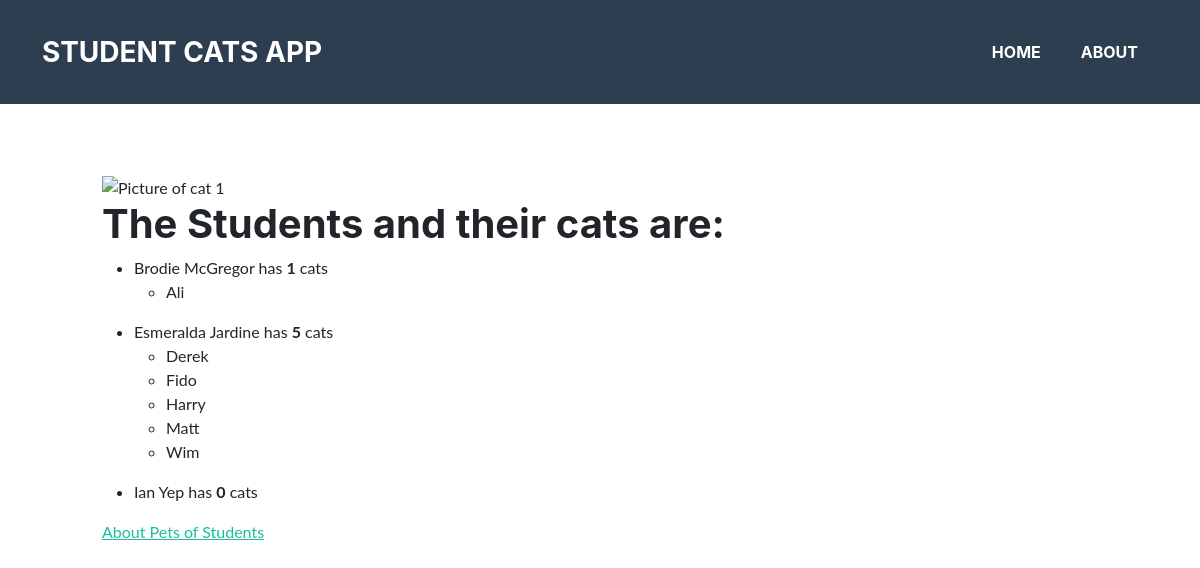
The page / on the database its author committed.
### mainsite/models.py (models this page shows, shortened)
class Student(models.Model):
    student_id = models.AutoField(primary_key=True)
    firstname = models.CharField(max_length=100)
    surname = models.CharField(max_length=100)
    number_of_cats = models.IntegerField(default=0)

class Cat(models.Model):
    cat_id = models.AutoField(primary_key=True)
    cat_name = models.CharField(max_length=100)
    student = models.ForeignKey(Student, on_delete=models.CASCADE, related_name='cats')
    class Meta:
        ordering = ['cat_name']  # Orders Cats by cat_name in ascending order

### mainsite/views.py (the view)
# urls.py: path("", views.index.as_view(), name="index"),
class index(View):
    def get(self, request):
        thiscontext = {}
        thiscontext['students'] = Student.objects.all().order_by('firstname')
        numcats = Student.objects.annotate(num_cats=models.Count('cats'))
        thiscontext['numcats'] = numcats
        return render(request, 'mainsite/index.html',{'thiscontext':thiscontext})

### templates/mainsite/index.html (shortened to what this page needs)
{% extends 'mainsite/base.html' %}
{% load static %}
{% block body_block %}
    <div class="jumbotron p-4">
        <div class="container">
            <img src="{% static "images/cat.png" %}" alt="Picture of cat 1">
            <h1 class="jumbotron-heading">The Students and their cats are:</h1>
            <div>
                {% for student in thiscontext.students %}
                    <ul>
                        <li>{{ student.firstname }} {{ student.surname }} has <strong>{{ student.number_of_cats }}</strong> cats</li>
                        {% for cat in student.cats.all %}
                        <ul>
                            <li>{{ cat.cat_name }}</li>
                        </ul>
                            {% endfor %}
                    </ul>
                {% endfor %}
                <a href="{% url "mainsite:about" %}">About Pets of Students</a>
            </div>
        </div>
    </div>
    <br>
{% endblock %}

### rows shown on the page
Student: firstname "Brodie", surname "McGregor", number_of_cats "1"
Cat: cat_name "Ali"
Student: firstname "Esmeralda", surname "Jardine", number_of_cats "5"
Cat: cat_name "Derek"
Cat: cat_name "Fido"
Cat: cat_name "Harry"
Cat: cat_name "Matt"
Cat: cat_name "Wim"
Student: firstname "Ian", surname "Yep", number_of_cats "0"
